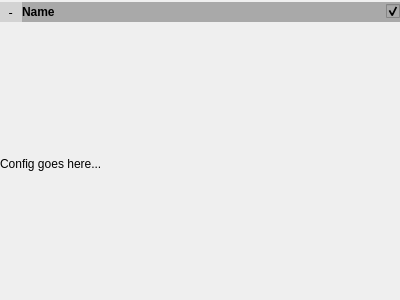
<?xml version="1.0" encoding="UTF-8"?>
<ui version="4.0">
 <class>configitem</class>
 <widget class="QWidget" name="configitem">
  <property name="geometry">
   <rect>
    <x>0</x>
    <y>0</y>
    <width>400</width>
    <height>300</height>
   </rect>
  </property>
  <property name="sizePolicy">
   <sizepolicy hsizetype="Expanding" vsizetype="Preferred">
    <horstretch>0</horstretch>
    <verstretch>0</verstretch>
   </sizepolicy>
  </property>
  <property name="windowTitle">
   <string>Form</string>
  </property>
  <layout class="QVBoxLayout" name="verticalLayout">
   <property name="leftMargin">
    <number>0</number>
   </property>
   <property name="topMargin">
    <number>2</number>
   </property>
   <property name="rightMargin">
    <number>0</number>
   </property>
   <property name="bottomMargin">
    <number>0</number>
   </property>
   <item>
    <widget class="mapviz::DoubleClickWidget" name="header" native="true">
     <property name="sizePolicy">
      <sizepolicy hsizetype="Expanding" vsizetype="Fixed">
       <horstretch>0</horstretch>
       <verstretch>0</verstretch>
      </sizepolicy>
     </property>
     <property name="palette">
      <palette>
       <active>
        <colorrole role="WindowText">
         <brush brushstyle="SolidPattern">
          <color alpha="255">
           <red>0</red>
           <green>0</green>
           <blue>0</blue>
          </color>
         </brush>
        </colorrole>
        <colorrole role="Button">
         <brush brushstyle="SolidPattern">
          <color alpha="255">
           <red>169</red>
           <green>169</green>
           <blue>169</blue>
          </color>
         </brush>
        </colorrole>
        <colorrole role="Light">
         <brush brushstyle="SolidPattern">
          <color alpha="255">
           <red>234</red>
           <green>230</green>
           <blue>222</blue>
          </color>
         </brush>
        </colorrole>
        <colorrole role="Midlight">
         <brush brushstyle="SolidPattern">
          <color alpha="255">
           <red>195</red>
           <green>191</green>
           <blue>185</blue>
          </color>
         </brush>
        </colorrole>
        <colorrole role="Dark">
         <brush brushstyle="SolidPattern">
          <color alpha="255">
           <red>78</red>
           <green>76</green>
           <blue>74</blue>
          </color>
         </brush>
        </colorrole>
        <colorrole role="Mid">
         <brush brushstyle="SolidPattern">
          <color alpha="255">
           <red>104</red>
           <green>102</green>
           <blue>99</blue>
          </color>
         </brush>
        </colorrole>
        <colorrole role="Text">
         <brush brushstyle="SolidPattern">
          <color alpha="255">
           <red>0</red>
           <green>0</green>
           <blue>0</blue>
          </color>
         </brush>
        </colorrole>
        <colorrole role="BrightText">
         <brush brushstyle="SolidPattern">
          <color alpha="255">
           <red>255</red>
           <green>255</green>
           <blue>255</blue>
          </color>
         </brush>
        </colorrole>
        <colorrole role="ButtonText">
         <brush brushstyle="SolidPattern">
          <color alpha="255">
           <red>0</red>
           <green>0</green>
           <blue>0</blue>
          </color>
         </brush>
        </colorrole>
        <colorrole role="Base">
         <brush brushstyle="SolidPattern">
          <color alpha="255">
           <red>169</red>
           <green>169</green>
           <blue>169</blue>
          </color>
         </brush>
        </colorrole>
        <colorrole role="Window">
         <brush brushstyle="SolidPattern">
          <color alpha="255">
           <red>169</red>
           <green>169</green>
           <blue>169</blue>
          </color>
         </brush>
        </colorrole>
        <colorrole role="Shadow">
         <brush brushstyle="SolidPattern">
          <color alpha="255">
           <red>0</red>
           <green>0</green>
           <blue>0</blue>
          </color>
         </brush>
        </colorrole>
        <colorrole role="AlternateBase">
         <brush brushstyle="SolidPattern">
          <color alpha="255">
           <red>205</red>
           <green>204</green>
           <blue>201</blue>
          </color>
         </brush>
        </colorrole>
        <colorrole role="ToolTipBase">
         <brush brushstyle="SolidPattern">
          <color alpha="255">
           <red>255</red>
           <green>255</green>
           <blue>220</blue>
          </color>
         </brush>
        </colorrole>
        <colorrole role="ToolTipText">
         <brush brushstyle="SolidPattern">
          <color alpha="255">
           <red>0</red>
           <green>0</green>
           <blue>0</blue>
          </color>
         </brush>
        </colorrole>
       </active>
       <inactive>
        <colorrole role="WindowText">
         <brush brushstyle="SolidPattern">
          <color alpha="255">
           <red>0</red>
           <green>0</green>
           <blue>0</blue>
          </color>
         </brush>
        </colorrole>
        <colorrole role="Button">
         <brush brushstyle="SolidPattern">
          <color alpha="255">
           <red>169</red>
           <green>169</green>
           <blue>169</blue>
          </color>
         </brush>
        </colorrole>
        <colorrole role="Light">
         <brush brushstyle="SolidPattern">
          <color alpha="255">
           <red>234</red>
           <green>230</green>
           <blue>222</blue>
          </color>
         </brush>
        </colorrole>
        <colorrole role="Midlight">
         <brush brushstyle="SolidPattern">
          <color alpha="255">
           <red>195</red>
           <green>191</green>
           <blue>185</blue>
          </color>
         </brush>
        </colorrole>
        <colorrole role="Dark">
         <brush brushstyle="SolidPattern">
          <color alpha="255">
           <red>78</red>
           <green>76</green>
           <blue>74</blue>
          </color>
         </brush>
        </colorrole>
        <colorrole role="Mid">
         <brush brushstyle="SolidPattern">
          <color alpha="255">
           <red>104</red>
           <green>102</green>
           <blue>99</blue>
          </color>
         </brush>
        </colorrole>
        <colorrole role="Text">
         <brush brushstyle="SolidPattern">
          <color alpha="255">
           <red>0</red>
           <green>0</green>
           <blue>0</blue>
          </color>
         </brush>
        </colorrole>
        <colorrole role="BrightText">
         <brush brushstyle="SolidPattern">
          <color alpha="255">
           <red>255</red>
           <green>255</green>
           <blue>255</blue>
          </color>
         </brush>
        </colorrole>
        <colorrole role="ButtonText">
         <brush brushstyle="SolidPattern">
          <color alpha="255">
           <red>0</red>
           <green>0</green>
           <blue>0</blue>
          </color>
         </brush>
        </colorrole>
        <colorrole role="Base">
         <brush brushstyle="SolidPattern">
          <color alpha="255">
           <red>169</red>
           <green>169</green>
           <blue>169</blue>
          </color>
         </brush>
        </colorrole>
        <colorrole role="Window">
         <brush brushstyle="SolidPattern">
          <color alpha="255">
           <red>169</red>
           <green>169</green>
           <blue>169</blue>
          </color>
         </brush>
        </colorrole>
        <colorrole role="Shadow">
         <brush brushstyle="SolidPattern">
          <color alpha="255">
           <red>0</red>
           <green>0</green>
           <blue>0</blue>
          </color>
         </brush>
        </colorrole>
        <colorrole role="AlternateBase">
         <brush brushstyle="SolidPattern">
          <color alpha="255">
           <red>205</red>
           <green>204</green>
           <blue>201</blue>
          </color>
         </brush>
        </colorrole>
        <colorrole role="ToolTipBase">
         <brush brushstyle="SolidPattern">
          <color alpha="255">
           <red>255</red>
           <green>255</green>
           <blue>220</blue>
          </color>
         </brush>
        </colorrole>
        <colorrole role="ToolTipText">
         <brush brushstyle="SolidPattern">
          <color alpha="255">
           <red>0</red>
           <green>0</green>
           <blue>0</blue>
          </color>
         </brush>
        </colorrole>
       </inactive>
       <disabled>
        <colorrole role="WindowText">
         <brush brushstyle="SolidPattern">
          <color alpha="255">
           <red>78</red>
           <green>76</green>
           <blue>74</blue>
          </color>
         </brush>
        </colorrole>
        <colorrole role="Button">
         <brush brushstyle="SolidPattern">
          <color alpha="255">
           <red>169</red>
           <green>169</green>
           <blue>169</blue>
          </color>
         </brush>
        </colorrole>
        <colorrole role="Light">
         <brush brushstyle="SolidPattern">
          <color alpha="255">
           <red>234</red>
           <green>230</green>
           <blue>222</blue>
          </color>
         </brush>
        </colorrole>
        <colorrole role="Midlight">
         <brush brushstyle="SolidPattern">
          <color alpha="255">
           <red>195</red>
           <green>191</green>
           <blue>185</blue>
          </color>
         </brush>
        </colorrole>
        <colorrole role="Dark">
         <brush brushstyle="SolidPattern">
          <color alpha="255">
           <red>78</red>
           <green>76</green>
           <blue>74</blue>
          </color>
         </brush>
        </colorrole>
        <colorrole role="Mid">
         <brush brushstyle="SolidPattern">
          <color alpha="255">
           <red>104</red>
           <green>102</green>
           <blue>99</blue>
          </color>
         </brush>
        </colorrole>
        <colorrole role="Text">
         <brush brushstyle="SolidPattern">
          <color alpha="255">
           <red>78</red>
           <green>76</green>
           <blue>74</blue>
          </color>
         </brush>
        </colorrole>
        <colorrole role="BrightText">
         <brush brushstyle="SolidPattern">
          <color alpha="255">
           <red>255</red>
           <green>255</green>
           <blue>255</blue>
          </color>
         </brush>
        </colorrole>
        <colorrole role="ButtonText">
         <brush brushstyle="SolidPattern">
          <color alpha="255">
           <red>78</red>
           <green>76</green>
           <blue>74</blue>
          </color>
         </brush>
        </colorrole>
        <colorrole role="Base">
         <brush brushstyle="SolidPattern">
          <color alpha="255">
           <red>169</red>
           <green>169</green>
           <blue>169</blue>
          </color>
         </brush>
        </colorrole>
        <colorrole role="Window">
         <brush brushstyle="SolidPattern">
          <color alpha="255">
           <red>169</red>
           <green>169</green>
           <blue>169</blue>
          </color>
         </brush>
        </colorrole>
        <colorrole role="Shadow">
         <brush brushstyle="SolidPattern">
          <color alpha="255">
           <red>0</red>
           <green>0</green>
           <blue>0</blue>
          </color>
         </brush>
        </colorrole>
        <colorrole role="AlternateBase">
         <brush brushstyle="SolidPattern">
          <color alpha="255">
           <red>156</red>
           <green>153</green>
           <blue>148</blue>
          </color>
         </brush>
        </colorrole>
        <colorrole role="ToolTipBase">
         <brush brushstyle="SolidPattern">
          <color alpha="255">
           <red>255</red>
           <green>255</green>
           <blue>220</blue>
          </color>
         </brush>
        </colorrole>
        <colorrole role="ToolTipText">
         <brush brushstyle="SolidPattern">
          <color alpha="255">
           <red>0</red>
           <green>0</green>
           <blue>0</blue>
          </color>
         </brush>
        </colorrole>
       </disabled>
      </palette>
     </property>
     <property name="styleSheet">
      <string notr="true">QWidget { background-color : DarkGray ;}</string>
     </property>
     <layout class="QHBoxLayout" name="horizontalLayout">
      <property name="spacing">
       <number>0</number>
      </property>
      <property name="sizeConstraint">
       <enum>QLayout::SetDefaultConstraint</enum>
      </property>
      <property name="leftMargin">
       <number>0</number>
      </property>
      <property name="topMargin">
       <number>0</number>
      </property>
      <property name="rightMargin">
       <number>0</number>
      </property>
      <property name="bottomMargin">
       <number>0</number>
      </property>
      <item>
       <widget class="mapviz::SingleClickLabel" name="signlabel">
        <property name="palette">
         <palette>
          <active>
           <colorrole role="Button">
            <brush brushstyle="SolidPattern">
             <color alpha="255">
              <red>211</red>
              <green>211</green>
              <blue>211</blue>
             </color>
            </brush>
           </colorrole>
           <colorrole role="Light">
            <brush brushstyle="SolidPattern">
             <color alpha="255">
              <red>162</red>
              <green>159</green>
              <blue>154</blue>
             </color>
            </brush>
           </colorrole>
           <colorrole role="Base">
            <brush brushstyle="SolidPattern">
             <color alpha="255">
              <red>211</red>
              <green>211</green>
              <blue>211</blue>
             </color>
            </brush>
           </colorrole>
           <colorrole role="Window">
            <brush brushstyle="SolidPattern">
             <color alpha="255">
              <red>211</red>
              <green>211</green>
              <blue>211</blue>
             </color>
            </brush>
           </colorrole>
          </active>
          <inactive>
           <colorrole role="Button">
            <brush brushstyle="SolidPattern">
             <color alpha="255">
              <red>211</red>
              <green>211</green>
              <blue>211</blue>
             </color>
            </brush>
           </colorrole>
           <colorrole role="Light">
            <brush brushstyle="SolidPattern">
             <color alpha="255">
              <red>162</red>
              <green>159</green>
              <blue>154</blue>
             </color>
            </brush>
           </colorrole>
           <colorrole role="Base">
            <brush brushstyle="SolidPattern">
             <color alpha="255">
              <red>211</red>
              <green>211</green>
              <blue>211</blue>
             </color>
            </brush>
           </colorrole>
           <colorrole role="Window">
            <brush brushstyle="SolidPattern">
             <color alpha="255">
              <red>211</red>
              <green>211</green>
              <blue>211</blue>
             </color>
            </brush>
           </colorrole>
          </inactive>
          <disabled>
           <colorrole role="Button">
            <brush brushstyle="SolidPattern">
             <color alpha="255">
              <red>211</red>
              <green>211</green>
              <blue>211</blue>
             </color>
            </brush>
           </colorrole>
           <colorrole role="Light">
            <brush brushstyle="SolidPattern">
             <color alpha="255">
              <red>162</red>
              <green>159</green>
              <blue>154</blue>
             </color>
            </brush>
           </colorrole>
           <colorrole role="Base">
            <brush brushstyle="SolidPattern">
             <color alpha="255">
              <red>211</red>
              <green>211</green>
              <blue>211</blue>
             </color>
            </brush>
           </colorrole>
           <colorrole role="Window">
            <brush brushstyle="SolidPattern">
             <color alpha="255">
              <red>211</red>
              <green>211</green>
              <blue>211</blue>
             </color>
            </brush>
           </colorrole>
          </disabled>
         </palette>
        </property>
        <property name="font">
         <font>
          <family>DejaVu Sans Mono</family>
          <pointsize>9</pointsize>
         </font>
        </property>
        <property name="styleSheet">
         <string notr="true">QLabel { background-color : LightGray ; }</string>
        </property>
        <property name="text">
         <string> - </string>
        </property>
       </widget>
      </item>
      <item>
       <widget class="QLabel" name="namelabel">
        <property name="sizePolicy">
         <sizepolicy hsizetype="Expanding" vsizetype="Preferred">
          <horstretch>0</horstretch>
          <verstretch>0</verstretch>
         </sizepolicy>
        </property>
        <property name="font">
         <font>
          <family>Ubuntu</family>
          <pointsize>9</pointsize>
          <weight>75</weight>
          <bold>true</bold>
         </font>
        </property>
        <property name="text">
         <string>Name</string>
        </property>
       </widget>
      </item>
      <item>
       <widget class="mapviz::IconWidget" name="icon" native="true">
        <property name="sizePolicy">
         <sizepolicy hsizetype="Preferred" vsizetype="Expanding">
          <horstretch>0</horstretch>
          <verstretch>0</verstretch>
         </sizepolicy>
        </property>
        <property name="minimumSize">
         <size>
          <width>20</width>
          <height>20</height>
         </size>
        </property>
       </widget>
      </item>
      <item>
       <widget class="QCheckBox" name="show">
        <property name="sizePolicy">
         <sizepolicy hsizetype="Fixed" vsizetype="Fixed">
          <horstretch>0</horstretch>
          <verstretch>0</verstretch>
         </sizepolicy>
        </property>
        <property name="maximumSize">
         <size>
          <width>20</width>
          <height>16777215</height>
         </size>
        </property>
        <property name="text">
         <string/>
        </property>
        <property name="checked">
         <bool>true</bool>
        </property>
        <property name="tristate">
         <bool>false</bool>
        </property>
       </widget>
      </item>
     </layout>
    </widget>
   </item>
   <item>
    <widget class="QWidget" name="content" native="true">
     <property name="sizePolicy">
      <sizepolicy hsizetype="Expanding" vsizetype="Expanding">
       <horstretch>0</horstretch>
       <verstretch>0</verstretch>
      </sizepolicy>
     </property>
     <layout class="QVBoxLayout" name="content_layout">
      <property name="leftMargin">
       <number>0</number>
      </property>
      <property name="topMargin">
       <number>0</number>
      </property>
      <property name="rightMargin">
       <number>0</number>
      </property>
      <property name="bottomMargin">
       <number>0</number>
      </property>
      <item>
       <widget class="QLabel" name="label">
        <property name="sizePolicy">
         <sizepolicy hsizetype="Preferred" vsizetype="Fixed">
          <horstretch>0</horstretch>
          <verstretch>0</verstretch>
         </sizepolicy>
        </property>
        <property name="text">
         <string>Config goes here...</string>
        </property>
       </widget>
      </item>
     </layout>
    </widget>
   </item>
  </layout>
 </widget>
 <customwidgets>
  <customwidget>
   <class>mapviz::DoubleClickWidget</class>
   <extends>QWidget</extends>
   <header>mapviz/widgets.h</header>
   <container>1</container>
   <slots>
    <signal>DoubleClicked()</signal>
    <signal>RightClicked()</signal>
   </slots>
  </customwidget>
  <customwidget>
   <class>mapviz::SingleClickLabel</class>
   <extends>QLabel</extends>
   <header>mapviz/widgets.h</header>
  </customwidget>
  <customwidget>
   <class>mapviz::IconWidget</class>
   <extends>QWidget</extends>
   <header>mapviz/widgets.h</header>
   <container>1</container>
  </customwidget>
 </customwidgets>
 <resources/>
 <connections>
  <connection>
   <sender>header</sender>
   <signal>DoubleClicked()</signal>
   <receiver>configitem</receiver>
   <slot>Hide()</slot>
   <hints>
    <hint type="sourcelabel">
     <x>169</x>
     <y>22</y>
    </hint>
    <hint type="destinationlabel">
     <x>2</x>
     <y>123</y>
    </hint>
   </hints>
  </connection>
  <connection>
   <sender>signlabel</sender>
   <signal>Clicked()</signal>
   <receiver>configitem</receiver>
   <slot>Hide()</slot>
   <hints>
    <hint type="sourcelabel">
     <x>20</x>
     <y>20</y>
    </hint>
    <hint type="destinationlabel">
     <x>1</x>
     <y>82</y>
    </hint>
   </hints>
  </connection>
  <connection>
   <sender>show</sender>
   <signal>toggled(bool)</signal>
   <receiver>configitem</receiver>
   <slot>ToggleDraw(bool)</slot>
   <hints>
    <hint type="sourcelabel">
     <x>385</x>
     <y>11</y>
    </hint>
    <hint type="destinationlabel">
     <x>401</x>
     <y>210</y>
    </hint>
   </hints>
  </connection>
 </connections>
 <slots>
  <slot>Hide()</slot>
  <slot>ToggleDraw(bool)</slot>
  <slot>EditName()</slot>
 </slots>
</ui>
